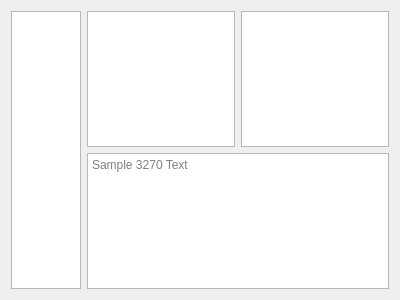
<?xml version="1.0" encoding="UTF-8"?>
<ui version="4.0">
 <class>FontWidget</class>
 <widget class="QWidget" name="FontWidget">
  <property name="geometry">
   <rect>
    <x>0</x>
    <y>0</y>
    <width>400</width>
    <height>300</height>
   </rect>
  </property>
  <property name="sizePolicy">
   <sizepolicy hsizetype="Expanding" vsizetype="Preferred">
    <horstretch>0</horstretch>
    <verstretch>0</verstretch>
   </sizepolicy>
  </property>
  <property name="windowTitle">
   <string>Form</string>
  </property>
  <layout class="QVBoxLayout" name="verticalLayout">
   <item>
    <layout class="QHBoxLayout" name="horizontalLayout">
     <item>
      <widget class="QListWidget" name="familyList"/>
     </item>
     <item>
      <layout class="QVBoxLayout" name="verticalLayout_2">
       <item>
        <layout class="QHBoxLayout" name="horizontalLayout_2">
         <item>
          <widget class="QListWidget" name="sizeList"/>
         </item>
         <item>
          <widget class="QListWidget" name="styleList"/>
         </item>
        </layout>
       </item>
       <item>
        <widget class="QTextEdit" name="preview">
         <property name="sizePolicy">
          <sizepolicy hsizetype="Expanding" vsizetype="Fixed">
           <horstretch>0</horstretch>
           <verstretch>0</verstretch>
          </sizepolicy>
         </property>
         <property name="minimumSize">
          <size>
           <width>0</width>
           <height>40</height>
          </size>
         </property>
         <property name="placeholderText">
          <string>Sample 3270 Text</string>
         </property>
        </widget>
       </item>
      </layout>
     </item>
    </layout>
   </item>
  </layout>
 </widget>
 <resources/>
 <connections/>
</ui>
